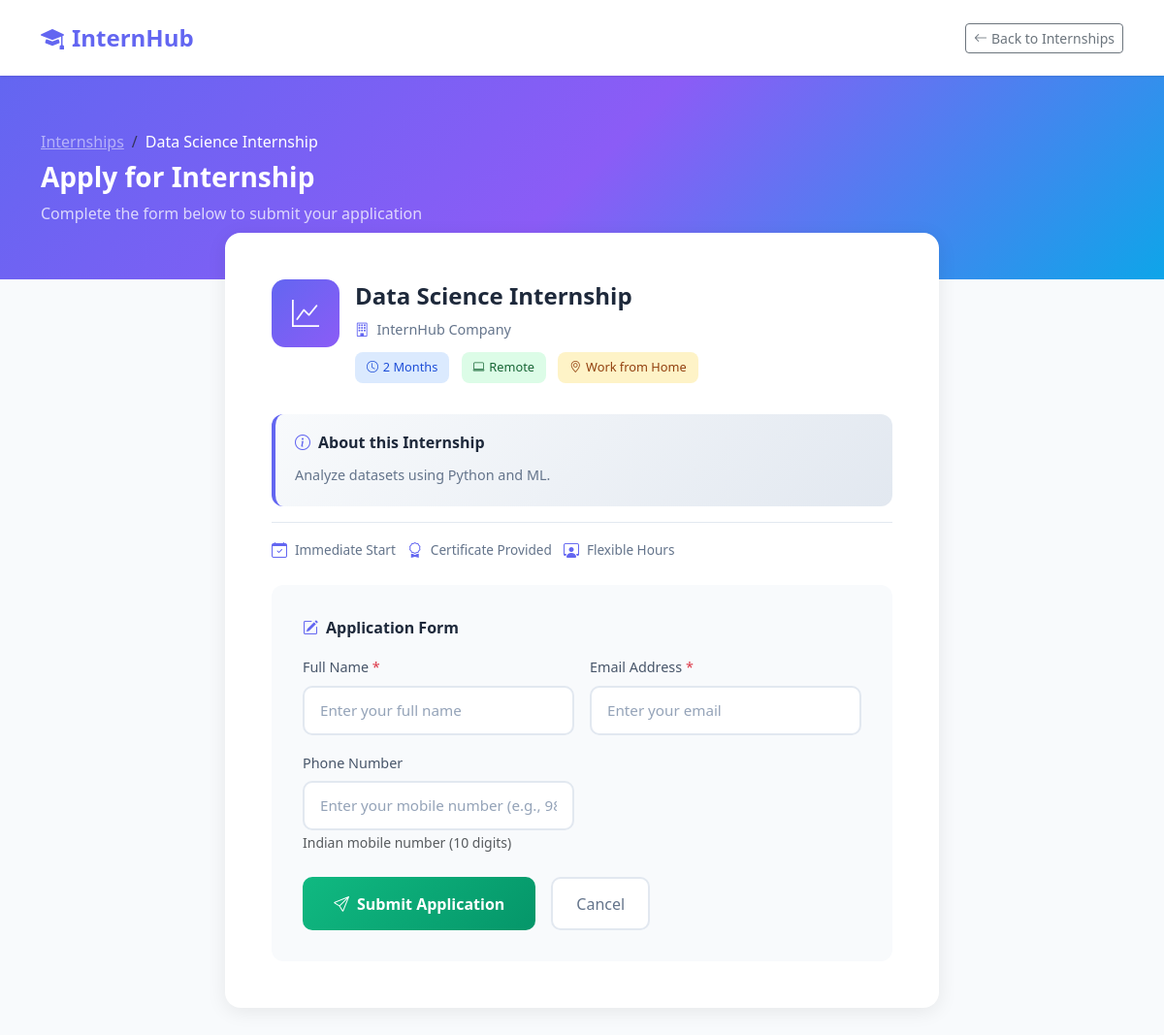
The page /apply.php?id=2 on the database its author committed.
### tables this page shows
CREATE TABLE internships (
  id INT AUTO_INCREMENT PRIMARY KEY,
  title VARCHAR(100),
  description TEXT,
  duration VARCHAR(50)
);

### apply.php (the view, shortened to what this page needs)
<?php
require 'includes/db.php';
$id = (int)$_GET['id'];
$stmt = $conn->prepare("SELECT * FROM internships WHERE id=:id");
$stmt->execute([':id'=>$id]);
$internship = $stmt->fetch();
$icons = ['Web' => 'bi-code-slash', 'Data' => 'bi-graph-up', 'Digital' => 'bi-megaphone', 'Design' => 'bi-palette'];
$icon = 'bi-briefcase';
foreach ($icons as $key => $val) {
  if (stripos($internship['title'], $key) !== false) { $icon = $val; break; }
}
?>
<!DOCTYPE html>
<html lang="en">
<head>
  <link rel="stylesheet" href="https://cdn.jsdelivr.net/npm/bootstrap@5.3.0/dist/css/bootstrap.min.css">
  <link rel="stylesheet" href="https://cdn.jsdelivr.net/npm/bootstrap-icons@1.11.0/font/bootstrap-icons.css">
</head>
<body>
  <nav class="navbar">
    <div class="container d-flex justify-content-between align-items-center">
      <a class="navbar-brand" href="index.php"><i class="bi bi-mortarboard-fill me-2"></i>InternHub</a>
      <a href="index.php" class="btn btn-outline-secondary btn-sm"><i class="bi bi-arrow-left me-1"></i>Back to Internships</a>
    </div>
  </nav>
  <section class="apply-header">
    <div class="container">
      <nav aria-label="breadcrumb">
        <ol class="breadcrumb mb-2">
          <li class="breadcrumb-item"><a href="index.php" class="text-white-50">Internships</a></li>
          <li class="breadcrumb-item active text-white"><?= htmlspecialchars($internship['title']) ?></li>
        </ol>
      </nav>
      <h1 class="fw-bold mb-0 fs-3">Apply for Internship</h1>
      <p class="mt-2 mb-0 opacity-75">Complete the form below to submit your application</p>
    </div>
  </section>
  <div class="container pb-5">
    <div class="row justify-content-center">
      <div class="col-lg-8">
        <div class="apply-card p-4 p-md-5">
          <div class="internship-details">
            <div class="internship-icon">
              <i class="bi <?= $icon ?>"></i>
            </div>
            <div class="internship-details-content">
              <h3 class="internship-title"><?= htmlspecialchars($internship['title']) ?></h3>
              <div class="company-info">
                <i class="bi bi-building"></i>
                <span>InternHub Company</span>
              </div>
              <div class="tags-container">
                <span class="tag tag-duration"><i class="bi bi-clock"></i><?= htmlspecialchars($internship['duration']) ?></span>
                <span class="tag tag-type"><i class="bi bi-laptop"></i>Remote</span>
                <span class="tag tag-location"><i class="bi bi-geo-alt"></i>Work from Home</span>
              </div>
            </div>
          </div>
          <div class="about-box">
            <h6><i class="bi bi-info-circle"></i>About this Internship</h6>
            <p class="mb-0"><?= htmlspecialchars($internship['description']) ?></p>
          </div>
          <div class="internship-highlights">
            <div class="highlight-item">
              <i class="bi bi-calendar-check"></i>
              <span>Immediate Start</span>
            </div>
            <div class="highlight-item">
              <i class="bi bi-award"></i>
              <span>Certificate Provided</span>
            </div>
            <div class="highlight-item">
              <i class="bi bi-person-workspace"></i>
              <span>Flexible Hours</span>
            </div>
          </div>
          <div class="form-section">
            <div class="form-section-title">
              <i class="bi bi-pencil-square"></i>
              Application Form
            </div>
            <form action="submit_application.php" method="post">
              <div class="row g-3">
                <div class="col-md-6">
                  <label class="form-label">Full Name <span class="text-danger">*</span></label>
                  <input class="form-control" name="name" placeholder="Enter your full name" required>
                </div>
                <div class="col-md-6">
                  <label class="form-label">Email Address <span class="text-danger">*</span></label>
                  <input class="form-control" type="email" name="email" placeholder="Enter your email" required>
                </div>
                <div class="col-md-6">
                  <label class="form-label">Phone Number</label>
                  <input class="form-control" type="tel" name="phone" placeholder="Enter your mobile number (e.g., 9876543210)" pattern="(\+91|91|0)?[6-9][0-9]{9}" maxlength="13">
                  <small class="text-muted">Indian mobile number (10 digits)</small>
                </div>
              </div>
              <div class="d-flex gap-3 mt-4 btn-group-apply">
                <button type="submit" class="btn btn-apply">
                  <i class="bi bi-send"></i>Submit Application
                </button>
                <a href="index.php" class="btn btn-cancel">Cancel</a>
              </div>
            </form>
          </div>
        </div>
      </div>
    </div>
  </div>
</body>
</html>

### apply.php (style rules this page uses)
:root { --primary: #6366f1; --primary-dark: #4f46e5; --secondary: #0ea5e9; --success: #10b981; --dark: #1e293b; }
* { font-family: 'Segoe UI', system-ui, sans-serif; box-sizing: border-box; }
body { background: #f8fafc; min-height: 100vh; overflow-x: hidden; }
.navbar { background: #fff; box-shadow: 0 1px 3px rgba(0,0,0,0.1); padding: 0.75rem 0; }
.navbar-brand { font-weight: 700; font-size: 1.25rem; color: var(--primary) !important; }
.apply-header { background: linear-gradient(135deg, var(--primary) 0%, #8b5cf6 50%, var(--secondary) 100%); padding: 2.5rem 0; color: #fff; }
.apply-card { background: #fff; border-radius: 16px; box-shadow: 0 4px 20px rgba(0,0,0,0.08); margin-top: -2rem; position: relative; z-index: 10; }
.internship-icon { width: 60px; height: 60px; min-width: 60px; background: linear-gradient(135deg, var(--primary), #8b5cf6); border-radius: 14px; display: flex; align-items: center; justify-content: center; color: #fff; font-size: 1.5rem; flex-shrink: 0; }
.internship-title { font-size: 1.25rem; font-weight: 700; word-wrap: break-word; overflow-wrap: break-word; line-height: 1.4; color: var(--dark); margin-bottom: 0.5rem; }
.company-info { color: #64748b; font-size: 0.9rem; display: flex; align-items: center; gap: 0.5rem; margin-bottom: 0.75rem; }
.company-info i { color: var(--primary); }
.tag { display: inline-flex; align-items: center; gap: 0.3rem; padding: 0.4rem 0.75rem; border-radius: 8px; font-size: 0.8rem; font-weight: 500; margin-right: 0.5rem; margin-bottom: 0.5rem; }
.tag i { font-size: 0.75rem; }
.tag-duration { background: #dbeafe; color: #1d4ed8; }
.tag-type { background: #dcfce7; color: #166534; }
.tag-location { background: #fef3c7; color: #92400e; }
.form-section { background: #f8fafc; border-radius: 12px; padding: 1.5rem; margin-top: 1.5rem; }
.form-section-title { font-size: 1rem; font-weight: 600; color: var(--dark); margin-bottom: 1rem; display: flex; align-items: center; gap: 0.5rem; }
.form-section-title i { color: var(--primary); }
.form-label { font-weight: 500; color: #475569; font-size: 0.9rem; margin-bottom: 0.5rem; }
.form-control { border: 2px solid #e2e8f0; border-radius: 10px; padding: 0.75rem 1rem; font-size: 0.95rem; transition: all 0.2s; }
.form-control::placeholder { color: #94a3b8; }
.about-box { background: linear-gradient(135deg, #f8fafc 0%, #e2e8f0 100%); border-radius: 12px; padding: 1.25rem; border-left: 4px solid var(--primary); }
.about-box h6 { color: var(--dark); font-weight: 600; display: flex; align-items: center; gap: 0.5rem; margin-bottom: 0.75rem; }
.about-box h6 i { color: var(--primary); }
.about-box p { font-size: 0.9rem; line-height: 1.7; word-wrap: break-word; overflow-wrap: break-word; color: #64748b; }
.btn-apply { background: linear-gradient(135deg, var(--success), #059669); border: none; border-radius: 10px; padding: 0.85rem 2rem; font-weight: 600; color: #fff; font-size: 1rem; display: inline-flex; align-items: center; gap: 0.5rem; transition: all 0.2s; }
.btn-cancel { background: #fff; border: 2px solid #e2e8f0; border-radius: 10px; padding: 0.85rem 1.5rem; font-weight: 500; color: #64748b; transition: all 0.2s; }
.internship-details { display: flex; align-items: flex-start; gap: 1rem; margin-bottom: 1.5rem; }
.internship-details-content { flex: 1; }
.internship-highlights { display: flex; flex-wrap: wrap; gap: 0.75rem; margin-top: 1rem; padding-top: 1rem; border-top: 1px solid #e2e8f0; }
.highlight-item { display: flex; align-items: center; gap: 0.5rem; color: #64748b; font-size: 0.85rem; }
.highlight-item i { color: var(--primary); font-size: 1rem; }
@media (min-width: 768px) { .navbar { padding: 1rem 0; } }
@media (min-width: 768px) { .navbar-brand { font-size: 1.5rem; } }
@media (min-width: 768px) { .apply-header { padding: 3.5rem 0; } }
@media (min-width: 768px) { .apply-card { margin-top: -3rem; } }
@media (min-width: 768px) { .internship-icon { width: 70px; height: 70px; min-width: 70px; font-size: 1.75rem; } }
@media (min-width: 768px) { .internship-title { font-size: 1.5rem; } }
@media (min-width: 768px) { .form-section { padding: 2rem; } }

### rows shown on the page
internships: title "Data Science Internship", duration "2 Months", description "Analyze datasets using Python and ML."
